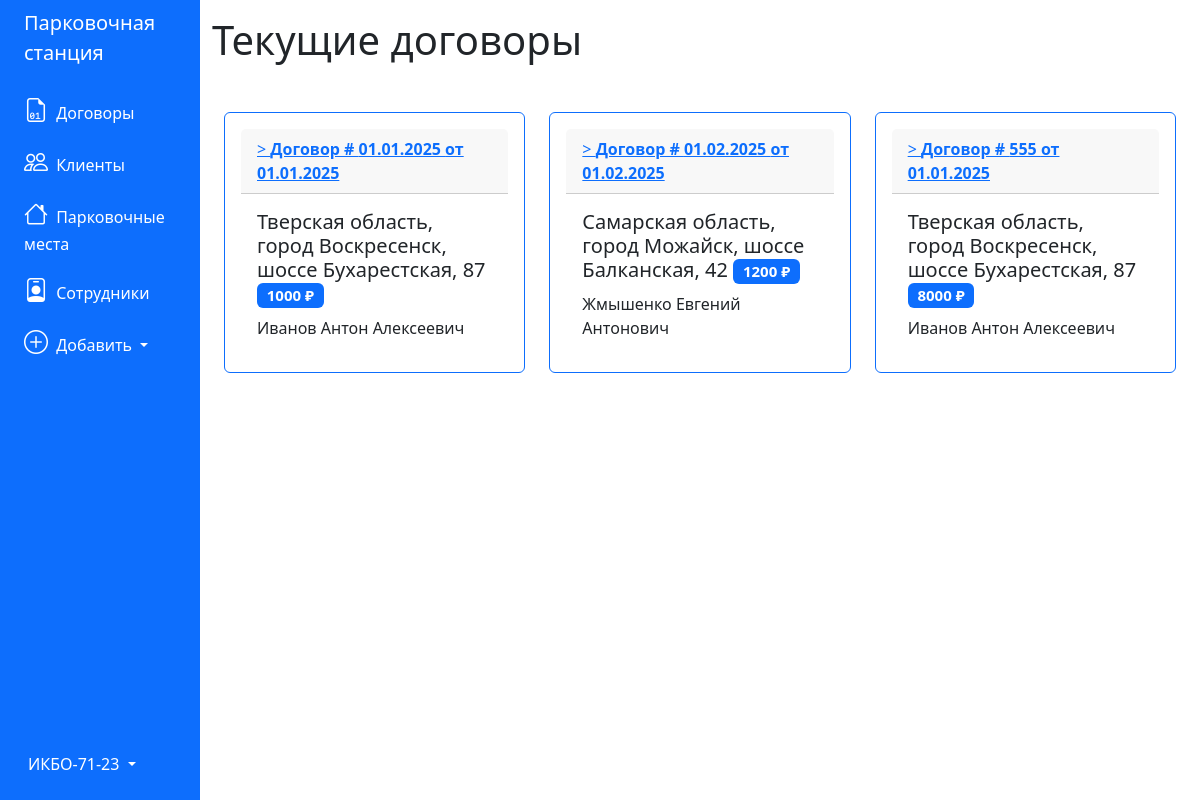
The app's page /contracts with its own data.
### tables this page shows
CREATE TABLE 'contracts' (
	'id_contract' INTEGER PRIMARY KEY AUTOINCREMENT,
	'number' TEXT,
	'date' TEXT,
	'deal_status' BLOB,
	'price' INTEGER,
	'event_id' INTEGER,
	'client_id' INTEGER,
	'employee_id' INTEGER
);

CREATE TABLE 'events' (
	'id_event' INTEGER PRIMARY KEY AUTOINCREMENT,
	'address' TEXT,
	'people' INTEGER,
    'date' TEXT,
	'description' TEXT,
	'client_id' INTEGER
);

CREATE TABLE 'clients' (
	'id_client' INTEGER PRIMARY KEY AUTOINCREMENT,
	'name' TEXT,
	'email' TEXT,
	'phone_number' TEXT,
	'passport' TEXT
);

### app.py (the view)
@app.route('/contracts')
def contracts():
    conn = get_db_connection()
    pos = conn.execute("""SELECT * FROM contracts, events, clients
        WHERE contracts.event_id = events.id_event and contracts.client_id = clients.id_client
    """).fetchall()
    conn.close()
    return render_template('contracts.html', contracts=pos)

### app.py (called while the page is built)
def get_db_connection():
    conn = sqlite3.connect('database.db')
    conn.row_factory = sqlite3.Row
    return conn

### templates/contracts.html
{% extends 'base.html' %}
{% block content %}
<h1>{% block title %} Текущие договоры {% endblock %}</h1>
<div class="container mt-5 mb-3">
    <div class="row">
        {% for contract in contracts %}
        <div class="col-md-4">
            <div class="card p-3 mb-2 border-primary">
                <div class="card-header">
                    <a href="{{ url_for('contract', contract_id=contract['id_contract']) }}">>
                        <b>Договор # {{ contract['number'] }} от {{ contract['date'] }}</b>
                    </a>
                    <br>
                </div>
                <div class="card-body">
                    <h5 class="card-title">{{ contract['address'] }} <span class="badge bg-primary">{{
                            contract['price'] }} ₽</span></h5>
                    <p class="card-text">{{ contract['name'] }}</p>
                </div>
            </div>
        </div>
        {% endfor %}
    </div>
</div>
{% endblock %}

### templates/base.html (shortened to what this page needs)
<!doctype html>
<html lang="en">
<head>
    <link rel="stylesheet" href="https://cdn.jsdelivr.net/npm/bootstrap@5.3.3/dist/css/bootstrap.min.css"
>
    <link rel="stylesheet" href="https://cdn.jsdelivr.net/npm/bootstrap-icons@1.11.3/font/bootstrap-icons.min.css">
</head>
<body>
    <div class="container-fluid">
        <div class="row flex-nowrap">
            <div class="col-auto col-md-3 col-xl-2 px-sm-2 px-0 bg-primary">
                <div class="d-flex flex-column align-items-center align-items-sm-start px-3 pt-2  min-vh-100">
                    <a href="/"
                        class="d-flex align-items-center pb-3 mb-md-0 me-md-auto text-white text-decoration-none">
                        <span class="fs-5 d-none d-sm-inline">Парковочная станция</span>
                    </a>
                    <ul class="nav nav-pills flex-column mb-sm-auto mb-0 align-items-center align-items-sm-start"
                        id="menu">
                        <li>
                            <a href="/contracts" class="nav-link px-0 align-middle text-white">
                            <i class="fs-4 bi-file-earmark-binary"></i> <span class="ms-1 d-none d-sm-inline">Договоры</span></a>
                        </li>
                        <li>
                            <a href="/clients" class="nav-link px-0 align-middle text-white">
                            <i class="fs-4 bi-people"></i> <span class="ms-1 d-none d-sm-inline">Клиенты</span></a>
                        </li>
                        <li>
                            <a href="/events" class="nav-link px-0 align-middle text-white">
                            <i class="fs-4 bi-house"></i> <span class="ms-1 d-none d-sm-inline">Парковочные места</span></a>
                        </li>
                        <li>
                            <a href="/employees" class="nav-link px-0 align-middle text-white">
                            <i class="fs-4 bi-person-badge"></i> <span class="ms-1 d-none d-sm-inline">Сотрудники</span></a>
                        </li>
                        <li class="dropdown pb-4">
                            <a href="#" class="nav-link px-0 align-middle text-white dropdown-toggle"
                                id="dropdownCreate" data-bs-toggle="dropdown" aria-expanded="false">
                                <i class="fs-4 bi-plus-circle"></i> <span class="ms-1 d-none d-sm-inline">Добавить </span>
                            </a>
                        </li>
                    </ul>
                    <div class="dropdown pb-4">
                        <a href="#" class="d-flex align-items-center text-white text-decoration-none dropdown-toggle"
                            id="dropdownUser" data-bs-toggle="dropdown" aria-expanded="false">
                            <span class="d-none d-sm-inline mx-1">ИКБО-71-23</span>
                        </a>
                    </div>
                </div>
            </div>
            <div class="col py-3">
                {% block content %} {% endblock %}
            </div>
        </div>
    </div>
</body

### records on screen
contracts: number "01.01.2025", date "01.01.2025", address "Тверская область, город Воскресенск, шоссе Бухарестская, 87", price "1000", name "Иванов Антон Алексеевич"
contracts: number "01.02.2025", date "01.02.2025", address "Самарская область, город Можайск, шоссе Балканская, 42", price "1200", name "Жмышенко Евгений Антонович"
contracts: number "555", date "01.01.2025", address "Тверская область, город Воскресенск, шоссе Бухарестская, 87", price "8000", name "Иванов Антон Алексеевич"
